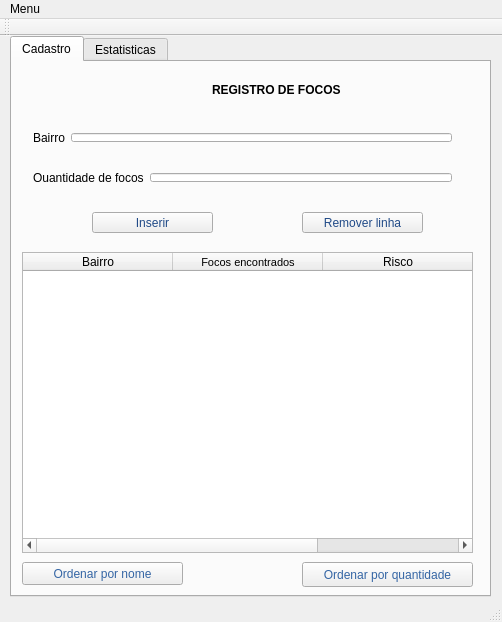
<?xml version="1.0" encoding="UTF-8"?>
<ui version="4.0">
 <class>MainWindow</class>
 <widget class="QMainWindow" name="MainWindow">
  <property name="geometry">
   <rect>
    <x>0</x>
    <y>0</y>
    <width>502</width>
    <height>622</height>
   </rect>
  </property>
  <property name="windowTitle">
   <string>MainWindow</string>
  </property>
  <widget class="QWidget" name="centralWidget">
   <widget class="QTabWidget" name="tabWidget">
    <property name="geometry">
     <rect>
      <x>10</x>
      <y>0</y>
      <width>481</width>
      <height>561</height>
     </rect>
    </property>
    <property name="currentIndex">
     <number>0</number>
    </property>
    <widget class="QWidget" name="tab">
     <attribute name="title">
      <string>Cadastro</string>
     </attribute>
     <widget class="QWidget" name="horizontalLayoutWidget">
      <property name="geometry">
       <rect>
        <x>10</x>
        <y>60</y>
        <width>441</width>
        <height>31</height>
       </rect>
      </property>
      <layout class="QHBoxLayout" name="horizontalLayout">
       <item>
        <widget class="QLabel" name="label">
         <property name="text">
          <string>Bairro</string>
         </property>
        </widget>
       </item>
       <item>
        <widget class="QLineEdit" name="name_bar">
         <property name="text">
          <string/>
         </property>
        </widget>
       </item>
      </layout>
     </widget>
     <widget class="QWidget" name="horizontalLayoutWidget_2">
      <property name="geometry">
       <rect>
        <x>10</x>
        <y>100</y>
        <width>441</width>
        <height>31</height>
       </rect>
      </property>
      <layout class="QHBoxLayout" name="horizontalLayout_2">
       <item>
        <widget class="QLabel" name="label_2">
         <property name="text">
          <string>Quantidade de focos</string>
         </property>
        </widget>
       </item>
       <item>
        <widget class="QLineEdit" name="quant_bar"/>
       </item>
      </layout>
     </widget>
     <widget class="QTableWidget" name="tbl_data">
      <property name="enabled">
       <bool>true</bool>
      </property>
      <property name="geometry">
       <rect>
        <x>10</x>
        <y>190</y>
        <width>451</width>
        <height>301</height>
       </rect>
      </property>
      <property name="cursor" stdset="0">
       <cursorShape>ArrowCursor</cursorShape>
      </property>
      <property name="accessibleName">
       <string/>
      </property>
      <property name="editTriggers">
       <set>QAbstractItemView::AllEditTriggers</set>
      </property>
      <property name="showDropIndicator" stdset="0">
       <bool>true</bool>
      </property>
      <property name="dragEnabled">
       <bool>true</bool>
      </property>
      <property name="dragDropOverwriteMode">
       <bool>true</bool>
      </property>
      <property name="defaultDropAction">
       <enum>Qt::LinkAction</enum>
      </property>
      <attribute name="horizontalHeaderDefaultSectionSize">
       <number>150</number>
      </attribute>
      <attribute name="horizontalHeaderStretchLastSection">
       <bool>true</bool>
      </attribute>
      <attribute name="verticalHeaderDefaultSectionSize">
       <number>23</number>
      </attribute>
      <attribute name="verticalHeaderShowSortIndicator" stdset="0">
       <bool>true</bool>
      </attribute>
      <attribute name="verticalHeaderStretchLastSection">
       <bool>false</bool>
      </attribute>
      <column>
       <property name="text">
        <string>Bairro</string>
       </property>
       <property name="font">
        <font>
         <pointsize>9</pointsize>
        </font>
       </property>
      </column>
      <column>
       <property name="text">
        <string>Focos encontrados</string>
       </property>
       <property name="font">
        <font>
         <pointsize>8</pointsize>
        </font>
       </property>
      </column>
      <column>
       <property name="text">
        <string>Risco</string>
       </property>
       <property name="font">
        <font>
         <pointsize>9</pointsize>
        </font>
       </property>
      </column>
     </widget>
     <widget class="QPushButton" name="ins_button">
      <property name="geometry">
       <rect>
        <x>80</x>
        <y>150</y>
        <width>121</width>
        <height>21</height>
       </rect>
      </property>
      <property name="styleSheet">
       <string notr="true">color: rgb(32, 74, 135);
</string>
      </property>
      <property name="text">
       <string>Inserir</string>
      </property>
     </widget>
     <widget class="QWidget" name="horizontalLayoutWidget_3">
      <property name="geometry">
       <rect>
        <x>10</x>
        <y>0</y>
        <width>111</width>
        <height>51</height>
       </rect>
      </property>
      <layout class="QHBoxLayout" name="horizontalLayout_3"/>
     </widget>
     <widget class="QLabel" name="lab_print">
      <property name="geometry">
       <rect>
        <x>30</x>
        <y>0</y>
        <width>71</width>
        <height>51</height>
       </rect>
      </property>
      <property name="text">
       <string/>
      </property>
     </widget>
     <widget class="QLabel" name="label_3">
      <property name="geometry">
       <rect>
        <x>200</x>
        <y>20</y>
        <width>151</width>
        <height>17</height>
       </rect>
      </property>
      <property name="text">
       <string>&lt;html&gt;&lt;head/&gt;&lt;body&gt;&lt;p&gt;&lt;span style=&quot; font-weight:600;&quot;&gt;REGISTRO DE FOCOS&lt;/span&gt;&lt;/p&gt;&lt;/body&gt;&lt;/html&gt;</string>
      </property>
     </widget>
     <widget class="QPushButton" name="ord_button">
      <property name="geometry">
       <rect>
        <x>10</x>
        <y>500</y>
        <width>161</width>
        <height>23</height>
       </rect>
      </property>
      <property name="styleSheet">
       <string notr="true">
color: rgb(52, 101, 164);</string>
      </property>
      <property name="text">
       <string>Ordenar por nome</string>
      </property>
     </widget>
     <widget class="QPushButton" name="ord2_button">
      <property name="geometry">
       <rect>
        <x>290</x>
        <y>500</y>
        <width>171</width>
        <height>25</height>
       </rect>
      </property>
      <property name="styleSheet">
       <string notr="true">color: rgb(52, 101, 164);</string>
      </property>
      <property name="text">
       <string>Ordenar por quantidade</string>
      </property>
     </widget>
     <widget class="QPushButton" name="reset_button">
      <property name="geometry">
       <rect>
        <x>290</x>
        <y>150</y>
        <width>121</width>
        <height>21</height>
       </rect>
      </property>
      <property name="styleSheet">
       <string notr="true">color: rgb(32, 74, 135);</string>
      </property>
      <property name="text">
       <string>Remover linha</string>
      </property>
     </widget>
    </widget>
    <widget class="QWidget" name="tab_2">
     <attribute name="title">
      <string>Estatisticas</string>
     </attribute>
     <widget class="QWidget" name="layoutWidget">
      <property name="geometry">
       <rect>
        <x>20</x>
        <y>30</y>
        <width>441</width>
        <height>421</height>
       </rect>
      </property>
      <layout class="QVBoxLayout" name="verticalLayout_2">
       <item>
        <widget class="QGroupBox" name="med_lb">
         <property name="title">
          <string>Média de focos encontrados</string>
         </property>
         <property name="alignment">
          <set>Qt::AlignCenter</set>
         </property>
         <widget class="QLabel" name="lbl_avg">
          <property name="geometry">
           <rect>
            <x>0</x>
            <y>10</y>
            <width>431</width>
            <height>121</height>
           </rect>
          </property>
          <property name="font">
           <font>
            <pointsize>24</pointsize>
           </font>
          </property>
          <property name="text">
           <string/>
          </property>
          <property name="alignment">
           <set>Qt::AlignCenter</set>
          </property>
         </widget>
        </widget>
       </item>
       <item>
        <widget class="QGroupBox" name="gb_highest">
         <property name="title">
          <string>Maior média</string>
         </property>
         <property name="alignment">
          <set>Qt::AlignCenter</set>
         </property>
         <widget class="QLabel" name="lbl_highest">
          <property name="geometry">
           <rect>
            <x>0</x>
            <y>20</y>
            <width>431</width>
            <height>111</height>
           </rect>
          </property>
          <property name="font">
           <font>
            <pointsize>24</pointsize>
           </font>
          </property>
          <property name="text">
           <string/>
          </property>
          <property name="alignment">
           <set>Qt::AlignCenter</set>
          </property>
         </widget>
        </widget>
       </item>
       <item>
        <widget class="QGroupBox" name="gb_lowest">
         <property name="title">
          <string>Menor média</string>
         </property>
         <property name="alignment">
          <set>Qt::AlignCenter</set>
         </property>
         <widget class="QLabel" name="lbl_lowest">
          <property name="geometry">
           <rect>
            <x>-4</x>
            <y>20</y>
            <width>441</width>
            <height>101</height>
           </rect>
          </property>
          <property name="font">
           <font>
            <pointsize>24</pointsize>
           </font>
          </property>
          <property name="text">
           <string/>
          </property>
          <property name="alignment">
           <set>Qt::AlignCenter</set>
          </property>
         </widget>
        </widget>
       </item>
      </layout>
     </widget>
    </widget>
   </widget>
  </widget>
  <widget class="QMenuBar" name="menuBar">
   <property name="geometry">
    <rect>
     <x>0</x>
     <y>0</y>
     <width>502</width>
     <height>22</height>
    </rect>
   </property>
   <widget class="QMenu" name="menuMenu">
    <property name="title">
     <string>Menu</string>
    </property>
    <addaction name="separator"/>
    <addaction name="actionSalvar"/>
    <addaction name="actionCarregar_dados"/>
   </widget>
   <addaction name="menuMenu"/>
  </widget>
  <widget class="QToolBar" name="mainToolBar">
   <attribute name="toolBarArea">
    <enum>TopToolBarArea</enum>
   </attribute>
   <attribute name="toolBarBreak">
    <bool>false</bool>
   </attribute>
  </widget>
  <widget class="QStatusBar" name="statusBar"/>
  <action name="actionSalvar">
   <property name="text">
    <string>Salvar</string>
   </property>
  </action>
  <action name="actionCarregar_dados">
   <property name="text">
    <string>Carregar dados</string>
   </property>
  </action>
 </widget>
 <layoutdefault spacing="6" margin="11"/>
 <resources/>
 <connections/>
</ui>
